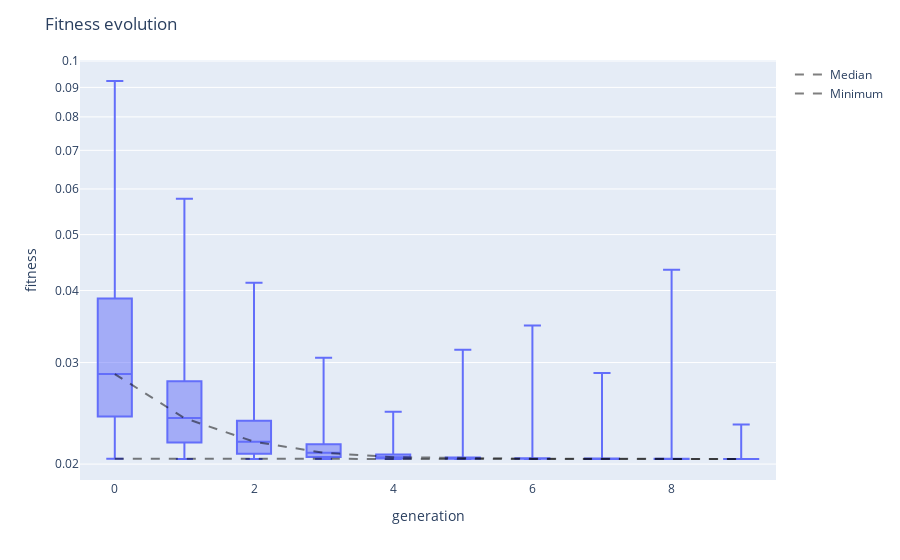

The notebook cell this image was saved under:
### Code cell
viewer.fitness_evolution()

### Figure 1 — Plotly figure (JSON) as saved in the notebook; plotly's stock layout.template omitted (floating-point values rounded to 4 significant figures; data arrays with more than 128 entries replaced by an {"elided": "..."} marker saying what was removed)
{"data": [{"alignmentgroup": "True", "boxpoints": false, "hovertemplate": "generation=%{x}<br>fitness=%{y}<extra></extra>", "legendgroup": "", "marker": {"color": "#636efa"}, "name": "", "notched": false, "offsetgroup": "", "orientation": "v", "showlegend": false, "type": "box", "x": {"elided": "5000 int values"}, "x0": " ", "xaxis": "x", "y": {"elided": "5000 float values"}, "y0": " ", "yaxis": "y"}, {"line": {"color": "rgba(0,0,0,0.5)", "dash": "dash", "width": 2}, "mode": "lines", "name": "Median", "type": "scatter", "x": [0, 1, 2, 3, 4, 5, 6, 7, 8, 9], "y": [0.02865, 0.02403, 0.02187, 0.02093, 0.02056, 0.02047, 0.02044, 0.02043, 0.02042, 0.02041]}, {"line": {"color": "rgba(0,0,0,0.5)", "dash": "dash", "width": 2}, "mode": "lines", "name": "Minimum", "type": "scatter", "x": [0, 1, 2, 3, 4, 5, 6, 7, 8, 9], "y": [0.02043, 0.02042, 0.02041, 0.02041, 0.02041, 0.02041, 0.02041, 0.02041, 0.02041, 0.02041]}], "layout": {"boxmode": "group", "legend": {"tracegroupgap": 0}, "margin": {"t": 60}, "title": {"text": "Fitness evolution"}, "xaxis": {"anchor": "y", "domain": [0, 1], "title": {"text": "generation"}}, "yaxis": {"anchor": "x", "domain": [0, 1], "title": {"text": "fitness"}, "type": "log"}}}
